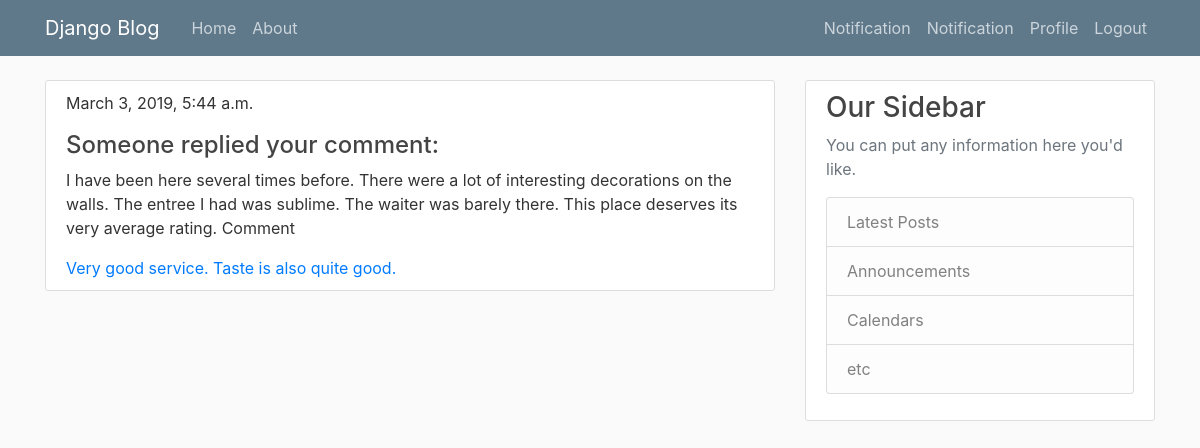
The page /notification/ (signed in) on the database as committed earlier.
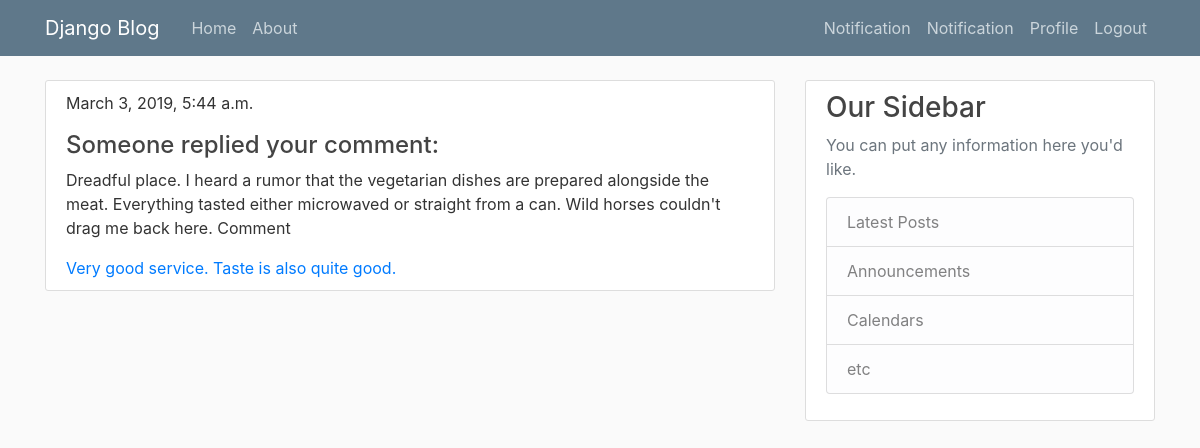
The same page on the database as committed later.
### mysite/models.py (models this page shows, shortened)
class Notification(models.Model):
    notification_id = models.CharField(max_length=6, primary_key=True)
    reply = models.OneToOneField(Reply, on_delete=models.CASCADE)
    url = models.URLField()
    status = models.BinaryField()
    recipient_id = models.CharField(max_length=6)

class Reply(models.Model):
    reply_id = models.CharField(max_length=6, primary_key=True)
    comment = models.ForeignKey(Comment, on_delete=models.CASCADE)
    reply = models.TextField()
    reply_datetime = models.DateTimeField()
    user = models.ForeignKey(Profile, on_delete=models.CASCADE)
    class Meta:
        verbose_name_plural = "Replies"
        ordering = ['-reply_datetime']

class Comment(models.Model):
    comment_id = models.CharField(max_length=6, primary_key=True)
    restaurant = models.ForeignKey(Restaurant, on_delete=models.CASCADE)
    user = models.ForeignKey(Profile, on_delete=models.CASCADE)
    comment = models.TextField()
    rating = models.SmallIntegerField()
    comment_datetime = models.DateTimeField()
    class Meta:
        ordering = ['-comment_datetime']
    def __str__(self):
        return f'{self.comment} Comment'

### mysite/views.py (the view)
# urls.py: path('notification/', views.Message, name='mysite-notification'),
def Message(request):
    context = {
        'notification': Notification.objects.filter(recipient_id=request.user.id)
    }
    return render(request, 'mysite/notification.html', context)

### templates/mysite/notification.html
{% extends "mysite/base.html" %}
{% block content %}
<div>
  {%if notification%}
  {% for message in notification %}
  <article class="media content-section">
    <div class="media-body">
      <td>
        <p>{{message.reply.reply_datetime}}</p>
      </td>
      <td>
          <p>
            <h4>Someone replied your comment:</h4>
            {{message.reply.comment}}
          </p>
      </td>
      <td>
        <a href="{{message.url}}">{{ message.reply.reply}}</a>
      </td>
    </div>
  </article>
  {%endfor%}
  {%else%}
  <h2>No Notification</h2>
  {%endif%}
</div>
{% endblock %}

Rows that differ between the two databases and show on the page:
changed through a linked row, Notification "Very good service. Taste is also quite good.": reply.comment "I have been here several times before. There were a lot of interesting decorations on the walls. The entree I had was sublime. The waiter was barely there. This place deserves its very average rating. Comment" → "Dreadful place. I heard a rumor that the vegetarian dishes are prepared alongside the meat. Everything tasted either microwaved or straight from a can. Wild horses couldn't drag me back here. Comment"
